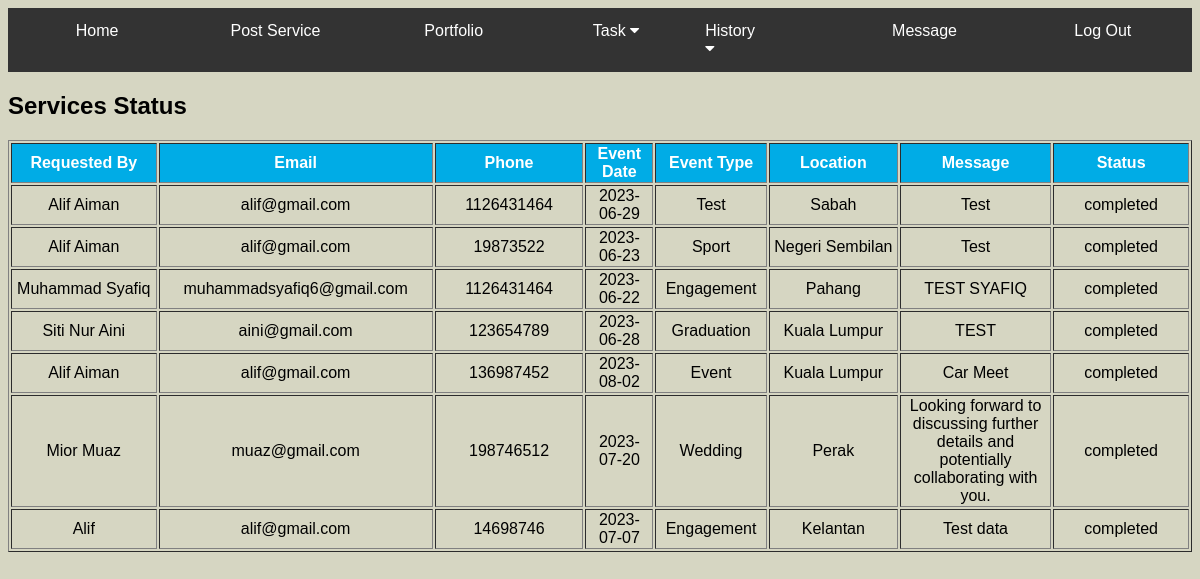
Screenshot of /completed_S.php (signed in) with the database file from the repository.
### tables this page shows
CREATE TABLE `service_requests` (
  `requestID` int(8) NOT NULL,
  `photographerID` varchar(20) NOT NULL,
  `serviceID` int(18) NOT NULL,
  `userID` varchar(20) NOT NULL,
  `name` varchar(50) NOT NULL,
  `email` varchar(50) NOT NULL,
  `phone` int(20) NOT NULL,
  `event_date` date NOT NULL,
  `event_type` varchar(100) NOT NULL,
  `location` varchar(100) NOT NULL,
  `message` text NOT NULL,
  `status` varchar(20) NOT NULL,
  `created_at` timestamp NOT NULL DEFAULT current_timestamp() ON UPDATE current_timestamp()
);

### completed_S.php (the view, shortened to what this page needs)
<?php
require('config.php');
$photographerID = $_SESSION['photographerID'];
?>
<!DOCTYPE html>
<html>
<head>
</head>
<body bgcolor="#d6d6c2" >
    <h2>Services Status</h2>
<table width="auto" border="1"  data-name="mytable" class="mytable">
<tr class="header">
<td width="800" style="background-color: #00ace6; color: white; text-align: center;" ><b>Requested By </b></td>
<td width="800" style="background-color: #00ace6; color: white; text-align: center;" ><b> Email </b></td>
<td width="800" style="background-color: #00ace6; color: white; text-align: center;" ><b>Phone </b></td>
<td width="300" style="background-color: #00ace6; color: white; text-align: center;" ><b>Event Date</b></td>
<td width="300" style="background-color: #00ace6; color: white; text-align: center;" ><b>Event Type</b></td>
<td width="800" style="background-color: #00ace6; color: white; text-align: center;" ><b> Location </b></td>
<td width="800" style="background-color: #00ace6; color: white; text-align: center;" ><b>Message </b></td>
<td width="800" style="background-color: #00ace6; color: white; text-align: center;" ><b>Status </b></td>
</tr>
<?php
$dataA = mysqli_query($conn, "SELECT * FROM service_requests WHERE photographerID = '$photographerID'");
    while($infoA=mysqli_fetch_array($dataA))
    {
    ?>
  <tr>
    <td style="text-align: center;"><?php echo $infoA['name'];?></a></td>
    <td style="text-align: center;"><?php echo $infoA['email'];?></a></td>
    <td style="text-align: center;"><?php echo $infoA['phone'];?></a></td>
    <td style="text-align: center;"><?php echo $infoA['event_date'];?></a></td>
    <td style="text-align: center;"><?php echo $infoA['event_type'];?></a></td>
    <td style="text-align: center;"><?php echo $infoA['location'];?></a></td>
    <td style="text-align: center;"><?php echo $infoA['message'];?></a></td>
    <td style="text-align: center;"><?php echo $infoA['status'];?></a></td>
  </tr>
  <?php
}
?>
</table>
</body>
</html>

### rows the page displays
service_requests: name "Alif Aiman", email "alif@gmail.com", phone "1126431464", event_date "2023-06-29", event_type "Test", location "Sabah", message "Test", status "completed"
service_requests: name "Alif Aiman", email "alif@gmail.com", phone "19873522", event_date "2023-06-23", event_type "Sport", location "Negeri Sembilan", message "Test", status "completed"
service_requests: name "Muhammad Syafiq", email "muhammadsyafiq6@gmail.com", phone "1126431464", event_date "2023-06-22", event_type "Engagement", location "Pahang", message "TEST SYAFIQ", status "completed"
service_requests: name "Siti Nur Aini", email "aini@gmail.com", phone "123654789", event_date "2023-06-28", event_type "Graduation", location "Kuala Lumpur", message "TEST", status "completed"
service_requests: name "Alif Aiman", email "alif@gmail.com", phone "136987452", event_date "2023-08-02", event_type "Event", location "Kuala Lumpur", message "Car Meet", status "completed"
service_requests: name "Mior Muaz", email "muaz@gmail.com", phone "198746512", event_date "2023-07-20", event_type "Wedding", location "Perak", message "Looking forward to discussing further details and potentially collaborating with you.", status "completed"
service_requests: name "Alif", email "alif@gmail.com", phone "14698746", event_date "2023-07-07", event_type "Engagement", location "Kelantan", message "Test data", status "completed"
